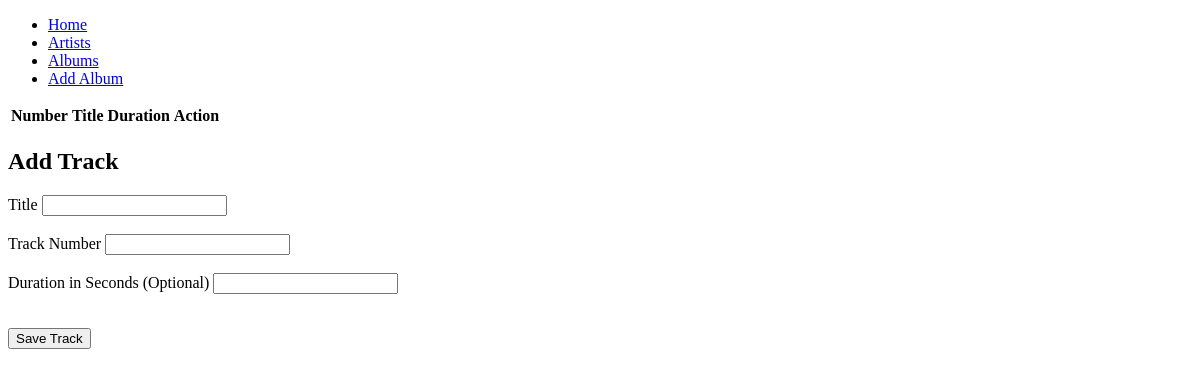
Before: /tracks/3 with the older database file.
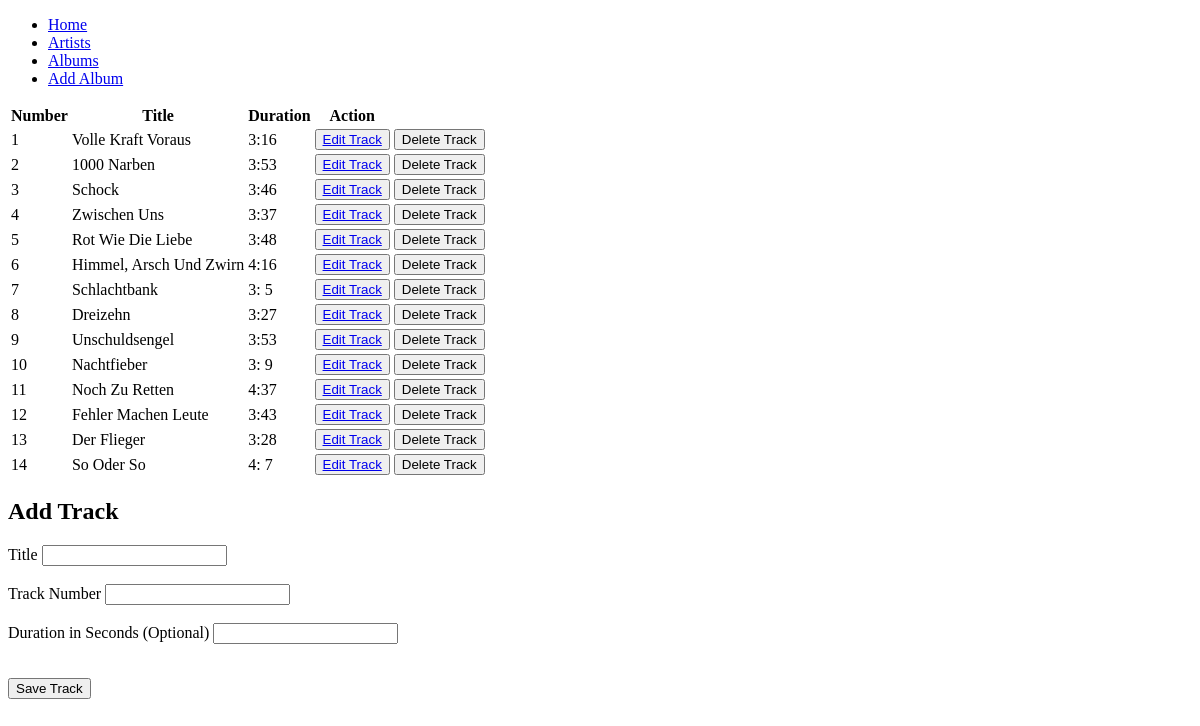
After: the same page with the newer database file.
### app/models.py (models this page shows)
class Track(db.Model):
    __tablename__ = "track"
    id: so.Mapped[int] = so.mapped_column(primary_key=True)
    title: so.Mapped[str] = so.mapped_column(sa.String(128), index=True)
    track_number: so.Mapped[int] = so.mapped_column(sa.SmallInteger)
    duration_seconds: so.Mapped[int] = so.mapped_column(sa.SmallInteger)
    album_id: so.Mapped[int] = so.mapped_column(sa.ForeignKey(Album.id), index=True)
    album: so.Mapped["Album"] = so.relationship(back_populates="tracks")

### app/main/routes.py (the view, shortened to what this page needs)
@bp.route("/tracks/<int:album_id>", methods=["GET", "POST"])
def tracks(album_id):
    album = db.session.scalar(sa.select(Album).where(Album.id == album_id))
    tracks = db.session.scalars(sa.select(Track).where(Track.album_id == album_id))
    form = EditTrackForm()
    return render_template(
        "tracks.html",
        title=f"{album.title} - Add Tracks",
        album=album,
        tracks=tracks,
        form=form,
    )

### app/main/forms.py
class EditTrackForm(FlaskForm):
    title = StringField("Title", validators=[DataRequired(), Length(max=128)])
    track_number = IntegerField("Track Number", validators=[DataRequired()])
    duration_seconds = IntegerField(
        "Duration in Seconds (Optional)", validators=[Optional()]
    )
    submit = SubmitField("Save Track")

### app/templates/tracks.html (shortened to what this page needs)
{% extends "base.html" %}
{% block content %}
<div class="track-list">
    <table>
        <tr>
            <th>Number</th>
            <th>Title</th>
            <th>Duration</th>
            <th>Action</th>
        </tr>
        {% for track in tracks %}
        <tr>
            <td>{{ track.track_number }}</td>
            <td>{{ track.title }}</td>
            <td>
                {% if track.duration_seconds %}
                {{ track.duration_seconds // 60 }}:{{ "%2d"|format(track.duration_seconds % 60) }}
                {% else %} -
                {% endif %}
            </td>
            <td>
                <button type="button"><a href="{{ url_for('main.edit_track', track_id=track.id) }}">Edit
                        Track</a></button>
            </td>
            <td>
                <form method="post" action="{{ url_for('main.delete_track', track_id=track.id) }}"
                    onsubmit="return confirm('Are you sure you want to delete this track?');">
                    <button type="submit" class="delete-button">Delete Track</button>
                </form>
            </td>
        </tr>
        {% endfor %}
    </table>
</div>
<div class="add-tracks">
    <h2>Add Track</h2>
    <form class="add-tracks-form" action="" method="post">
        <p>
            {{ form.title.label }}
            {{ form.title }}
            <br><br>
            {{ form.track_number.label }}
            {{ form.track_number }}
            <br><br>
            {{ form.duration_seconds.label }}
            {{ form.duration_seconds }}
            <br><br>
        </p>
        <p>
            {{ form.submit() }}
        </p>
    </form>
</div>
{% endblock %}

Changed rows visible on the page:
added Track: track_number "1", title "Volle Kraft Voraus", duration_seconds "3", track.duration_seconds%60 "16"
added Track: track_number "2", title "1000 Narben", duration_seconds "3", track.duration_seconds%60 "53"
added Track: track_number "3", title "Schock", duration_seconds "3", track.duration_seconds%60 "46"
added Track: track_number "4", title "Zwischen Uns", duration_seconds "3", track.duration_seconds%60 "37"
added Track: track_number "5", title "Rot Wie Die Liebe", duration_seconds "3", track.duration_seconds%60 "48"
added Track: track_number "6", title "Himmel, Arsch Und Zwirn", duration_seconds "4", track.duration_seconds%60 "16"
added Track: track_number "7", title "Schlachtbank", duration_seconds "3", track.duration_seconds%60 "5"
added Track: track_number "8", title "Dreizehn", duration_seconds "3", track.duration_seconds%60 "27"
added Track: track_number "9", title "Unschuldsengel", duration_seconds "3", track.duration_seconds%60 "53"
added Track: track_number "10", title "Nachtfieber", duration_seconds "3", track.duration_seconds%60 "9"
added Track: track_number "11", title "Noch Zu Retten", duration_seconds "4", track.duration_seconds%60 "37"
added Track: track_number "12", title "Fehler Machen Leute", duration_seconds "3", track.duration_seconds%60 "43"
added Track: track_number "13", title "Der Flieger", duration_seconds "3", track.duration_seconds%60 "28"
added Track: track_number "14", title "So Oder So", duration_seconds "4", track.duration_seconds%60 "7"
